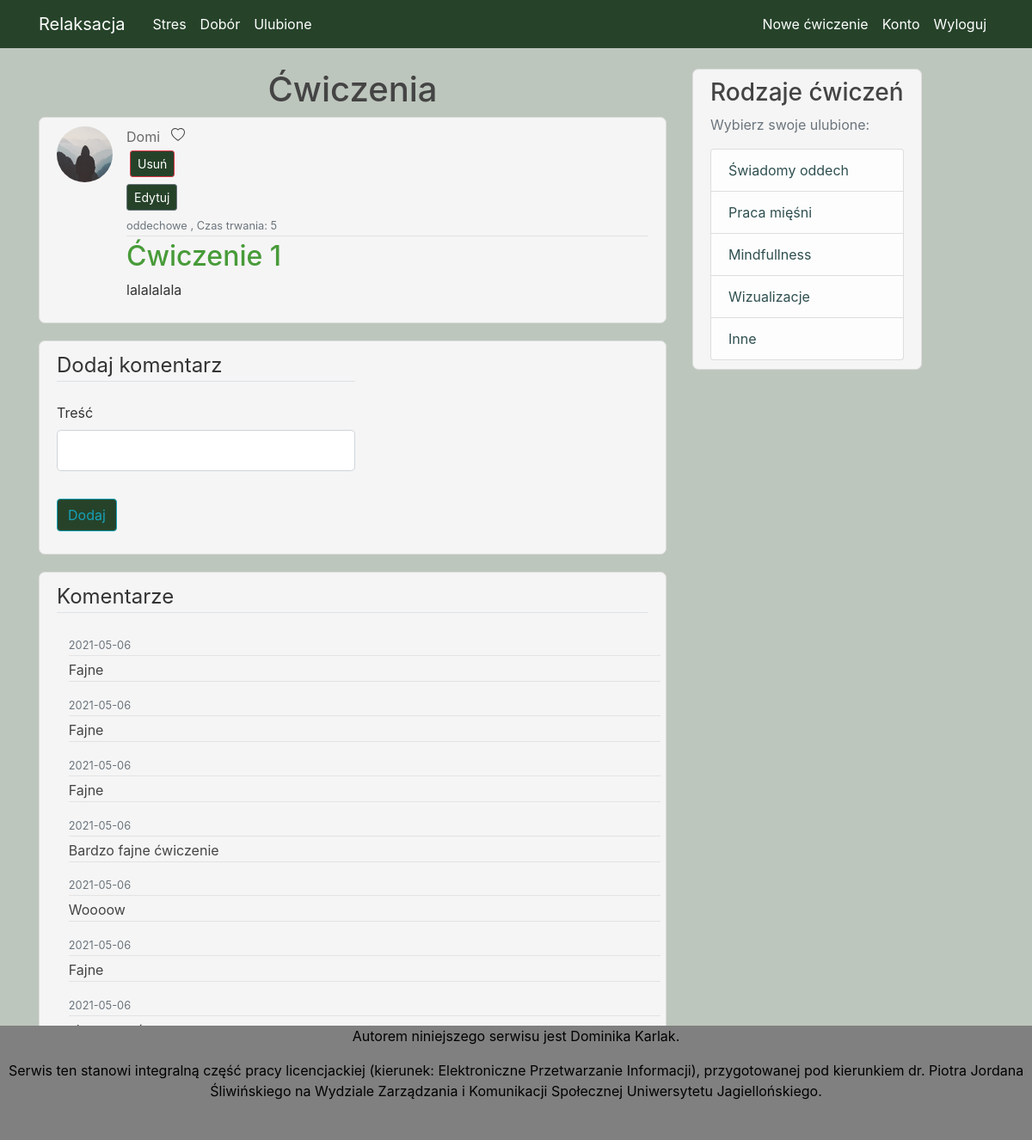
The app's page /post/1 (signed in) with its own data.
### Relaks/models.py (models this page shows, shortened)
class User(db.Model, UserMixin):
    id = db.Column(db.Integer, primary_key=True)
    username = db.Column(db.String(20), unique=True, nullable=False)
    email = db.Column(db.String(120), unique=True, nullable=False)
    image_file = db.Column(db.String(20), nullable=False, default='default.jpg')
    password = db.Column(db.String(60), nullable=False)
    is_admin = db.Column(db.Boolean, nullable=False)
    posts = db.relationship('Post', backref='author', lazy=True)
    fav = db.relationship('Favourite', backref='author', lazy=True)

class Post(db.Model):
    id = db.Column(db.Integer, primary_key=True, autoincrement=True)
    name = db.Column(db.String(100), nullable=True)
    category = db.Column(db.String(100), nullable=True)
    time = db.Column(db.Integer, nullable=True)
    content = db.Column(db.Text, nullable=True)
    user_id = db.Column(db.Integer, db.ForeignKey('user.id'), nullable=False)
    fav = db.relationship('Favourite', backref='fav', lazy=True)
    comments = db.relationship("Comment", backref='article', lazy=True)

class Comment(db.Model):
    id = db.Column(db.Integer, primary_key=True)
    body = db.Column(db.String(200), nullable=False)
    date_posted = db.Column(db.DateTime, nullable=False, default=datetime.utcnow)
    post_id = db.Column(db.Integer, db.ForeignKey('post.id'), nullable=False)
    user_id = db.Column(db.Integer, db.ForeignKey('user.id'), nullable=False)

### Relaks/routes.py (the view)
@app.route("/post/<int:post_id>", methods=['GET', 'POST'])
def post(post_id):
    post = Post.query.get_or_404(post_id)
    is_favourite = Favourite.query.filter_by(user_id=current_user.id, post_id=post_id).first()
    if is_favourite is None:
        is_favourite = False
    else:
        is_favourite = True
    form = AddCommentForm()
    if form.validate_on_submit():
        comment = Comment(body=form.body.data, user_id=current_user.id, post_id=post_id)
        db.session.add(comment)
        db.session.commit()
        flash("Twój komentarz został pomyślnie dodany", "success")
        return redirect(url_for("post", post_id=post.id))
    comments = Comment.query.filter_by(post_id=post_id)
    return render_template('post.html', title=post.name, post=post, form=form, is_favourite=is_favourite,
                           comments=comments)

### Relaks/forms.py
class AddCommentForm(FlaskForm):
    body = StringField("Treść", validators=[DataRequired()])
    submit = SubmitField("Dodaj")

### Relaks/models.py (called while the page is built)
@login_manager.user_loader
def load_user(user_id):
    return User.query.get(int(user_id))

### Relaks/templates/post.html (shortened to what this page needs)
{% extends "layout.html" %}
{% block content %}
    <h1 style="text-align: center"> Ćwiczenia </h1>
    <article class="media content-section">
        <img class="rounded-circle article-img"
             src="{{ url_for('static', filename='photo/' + post.author.image_file) }}">
        <div class="media-body">
            <div class="article-metadata">
                <a class="mr-2" href="#">{{ post.author.username }}</a>
                {% if current_user.is_authenticated %}
                    {% if is_favourite %}
                        <a style="color: #444444" href="{{ url_for("dodaj_do_ulubionych", post_id=post.id) }} ">
                            <svg xmlns="http://www.w3.org/2000/svg" width="16" height="16" fill="currentColor"
                                 class="bi bi-heart-fill" viewBox="0 0 16 16">
                                <path fill-rule="evenodd"
                                      d="M8 1.314C12.438-3.248 23.534 4.735 8 15-7.534 4.736 3.562-3.248 8 1.314z"/>
                            </svg>
                        </a>
                    {% else %}
                        <a style="color: #444444" href="{{ url_for("dodaj_do_ulubionych", post_id=post.id) }} ">
                        </a>
                    {% endif %}
                {% endif %}
                {% if post.author == current_user or current_user.is_admin %}
                    <button type="button" class="btn btn-danger btn-sm m-1" data-toggle="modal"
                            data-target="#deleteModal" style="display: block">Usuń
                    </button>
                {% endif %}
                {% if post.author == current_user %}
                    <div>
                        <a class="btn btn-secondary btn-sm mt-1 mb-1"
                           href="{{ url_for('update_post', post_id=post.id) }}"> Edytuj </a>
                    </div>
                {% endif %}
                <small class="text-muted">{{ post.category }} , </small>
                <small class="text-muted">Czas trwania: {{ post.time }}</small>
            </div>
            <h2><a class="article-title" href="{{ url_for('post', post_id=post.id) }}">{{ post.name }}</a></h2>
            <p class="article-content">{{ post.content }}</p>
        </div>
    </article>
    <div class="media content-section">
        <form method="POST" action="">
            <fieldset class="form-group">
                <legend class="border-bottom mb-4">Dodaj komentarz</legend>
                <div class="form-group">
                    {{ form.body.label(class="form-control-label") }}
                    {% if form.body.errors %}
                        {{ form.body(class="form-control form-control-lg is-invalid") }}
                        <div class="invalid-feedback">
                            {% for error in form.body.errors %}
                                <span>{{ error }}</span>
                            {% endfor %}
                        </div>
                    {% else %}
                        {{ form.body(class="form-control form-control-lg") }}
                    {% endif %}
                </div>
            </fieldset>
            <div class="form-group">
                {{ form.submit(class="btn btn-outline-info") }}
            </div>
        </form>
    </div>
    <div class="media content-section" style="display: block">
        <legend class="border-bottom mb-4">Komentarze</legend>
        {% for comment in comments %}
            <div class="media-body" style="width: 100%; height: 100%; margin:2%">
                <div class="article-metadata">
                    <small class="text-muted">{{ comment.date_posted.strftime('%Y-%m-%d') }}</small>
                </div>
                <div class="article-metadata">
                    {{ comment.body }}
                </div>
            </div>
        {% endfor %}
    </div>
{% endblock content %}

### Relaks/templates/layout.html (shortened to what this page needs)
<!DOCTYPE html>
<html lang="pl">
<head>
    <link rel="stylesheet" href="https://maxcdn.bootstrapcdn.com/bootstrap/4.0.0/css/bootstrap.min.css">
    <link rel="stylesheet" type="text/css" href="{{ url_for('static', filename='main.css') }}">
</head>
<body>
    <header class="site-header">
      <nav class="navbar navbar-expand-md navbar-dark bg-steel fixed-top">
        <div class="container">
          <a class="navbar-brand mr-4" href="/">Relaksacja</a>
          <div class="collapse navbar-collapse" id="navbarToggle">
            <div class="navbar-nav mr-auto">
                <a class="nav-item nav-link" href="{{ url_for('stres') }}">Stres</a>
                <a class="nav-item nav-link" href="{{ url_for('dobor') }}">Dobór </a>
                {% if current_user.is_authenticated %}
                <a class="nav-item nav-link" href="{{ url_for('ulubione') }}">Ulubione </a>
                {% endif %}
            </div>
            <div class="navbar-nav">
                {% if current_user.is_authenticated %}
                     <a class="nav-item nav-link" href="{{ url_for('new_post') }}">Nowe ćwiczenie</a>
                    <a class="nav-item nav-link" href="{{ url_for('account') }}">Konto</a>
                    <a class="nav-item nav-link" href="{{ url_for('logout') }}">Wyloguj</a>
                {% else %}
                    <a class="nav-item nav-link" href="{{ url_for('login') }}">Zaloguj</a>
                    <a class="nav-item nav-link" href="{{ url_for('register') }}">Zarejestruj</a>
                {% endif %}
            </div>
          </div>
        </div>
      </nav>
    </header>
    <main role="main" class="container">
      <div class="row">
        <div class="col-md-8">
          {% block content %}{% endblock %}
        </div>
        <div class="col-md-4">
          <div class="content-section" style="display: inline-block;">
            <h3> Rodzaje ćwiczeń </h3>
            <p class='text-muted'> Wybierz swoje ulubione:
              <ul class="list-group">
                  <li class="list-group-item list-group-item-light" > <a href="{{ url_for('oddech') }}" style="color: darkslategrey"> Świadomy oddech </a> </li>
                  <li class="list-group-item list-group-item-light"> <a href="{{ url_for('miesnie') }}" style="color: darkslategrey"> Praca mięśni </a> </li>
                  <li class="list-group-item list-group-item-light"> <a href="{{ url_for('mindfullness') }}" style="color: darkslategrey" >Mindfullness  </a> </li>
                  <li class="list-group-item list-group-item-light"> <a href="{{ url_for('wizualizacje') }}" style="color: darkslategrey"> Wizualizacje  </a> </li>
                  <li class="list-group-item list-group-item-light" > <a href="{{ url_for('inne') }} " style="color: darkslategrey">  Inne   </a> </li>
              </ul>
          </div>
        </div>
      </div>
     </main>
    <footer id="footer">
        <p> Autorem niniejszego serwisu jest Dominika Karlak. <br>
       <p> Serwis ten stanowi integralną część pracy licencjackiej (kierunek: Elektroniczne Przetwarzanie Informacji),
        przygotowanej pod kierunkiem dr. Piotra Jordana Śliwińskiego na Wydziale Zarządzania i Komunikacji Społecznej Uniwersytetu Jagiellońskiego.
        </p>
    </footer>
</body>
</html>

### Relaks/static/main.css (style rules this page uses)
body { background-color: #bdc6bd; color: #333333; margin-top: 5rem; }
h1, h2, h3, h4, h5, h6 { color: #444444; }
.bg-steel { background-color: #26432a; ; }
.site-header .navbar-nav .nav-link { background-color: #26432a; color: white; }
.content-section { background-color: whitesmoke; padding: 10px 20px; border: 1px solid #dddddd; border-radius: 7px; margin-bottom: 20px; }
.article-title { color: #489b39; }
.article-content { white-space: pre-line; background-color: whitesmoke; }
.article-img { height: 65px; width: 65px; margin-right: 16px; }
.article-metadata { padding-bottom: 1px; margin-bottom: 4px; border-bottom: 1px solid #e3e3e3; color: #444444; }
.col-md-4 { background-color: #bdc6bd; }
.btn { background-color: #26432a; }
.mr-2 { color: dimgrey; }
#footer { position: fixed;git padding: 10px 10px 0px 10px; bottom: 0; width: 100%; height: 10%; background: grey; color: black; text-align: center; }

### records on screen
User: image_file (placeholder picture), author.username "Domi"
Post: category "oddechowe", time "5", name "Ćwiczenie 1", content "lalalalala"
Comment: date_posted "2021-05-06", body "Fajne"
Comment: date_posted "2021-05-06", body "Fajne"
Comment: date_posted "2021-05-06", body "Fajne"
Comment: date_posted "2021-05-06", body "Bardzo fajne ćwiczenie"
Comment: date_posted "2021-05-06", body "Woooow"
Comment: date_posted "2021-05-06", body "Fajne"
Comment: date_posted "2021-05-06"
